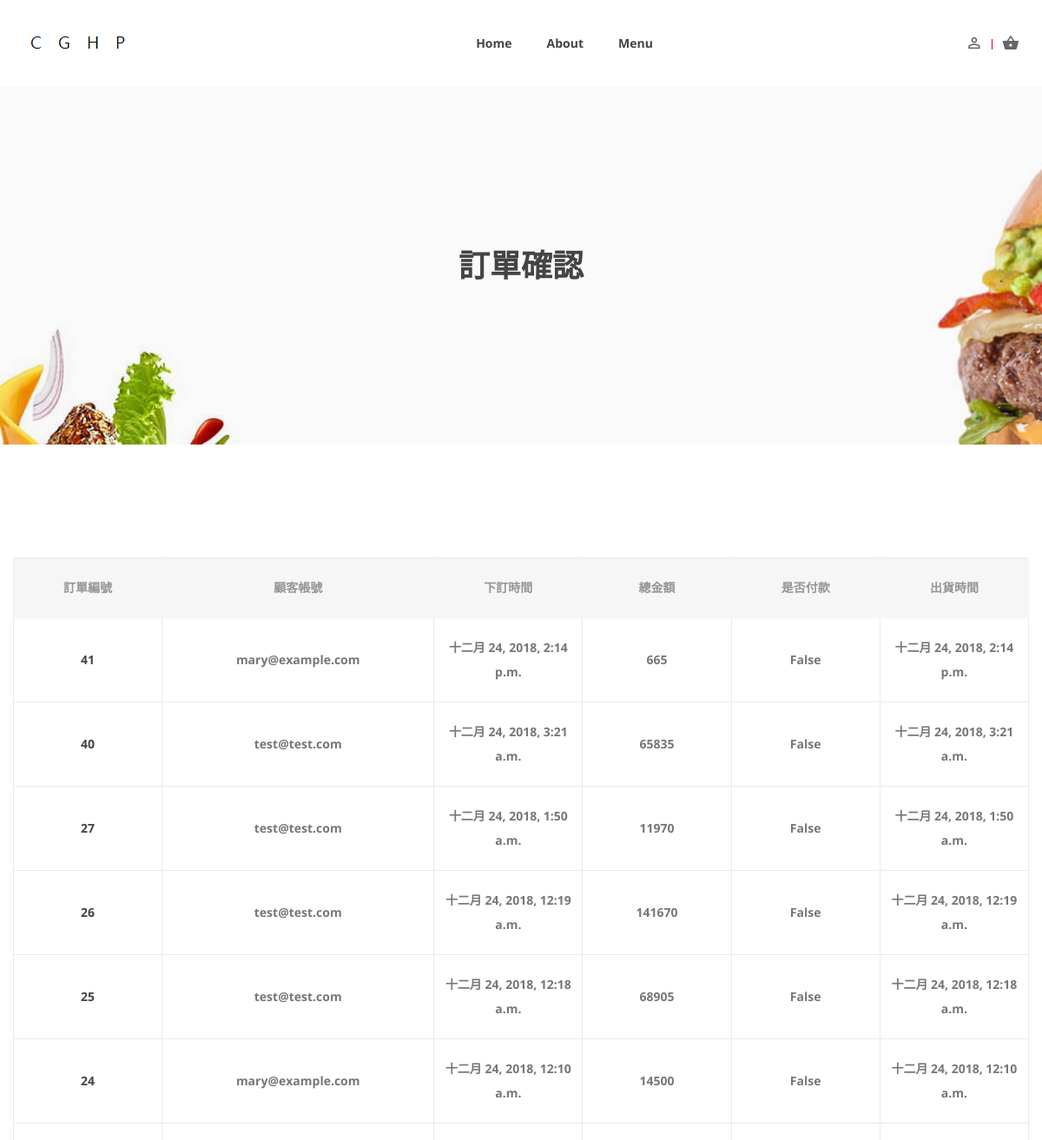
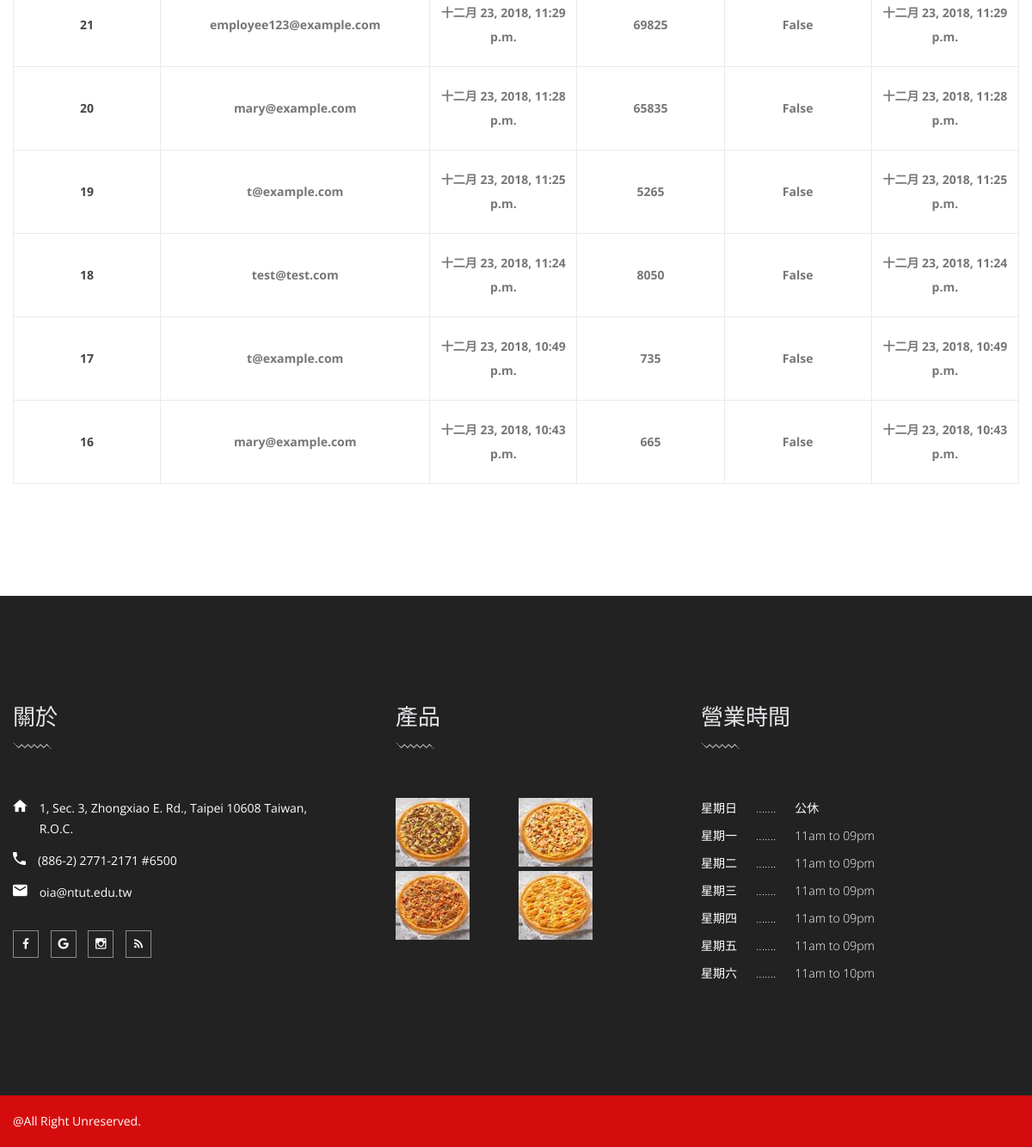
Page /checkorder/ (signed in) on the committed database (2 pictures, top to bottom).
### SOS/models.py (models this page shows, shortened)
class Order(models.Model):
    order_no = models.AutoField(
        verbose_name='訂單編號', null=False, primary_key=True)
    member_id = models.ForeignKey(
        Member, verbose_name='會員編號', on_delete=models.CASCADE, null=False) # 哪一個 會員 產生的訂單
    ordered_date = models.DateTimeField(
        verbose_name='訂單產生時間', auto_now_add=True, null=False)
    updated = models.DateTimeField(auto_now=True)
    paid = models.BooleanField(default=False) # 若為 true 代表 尚未出貨
    shipped_date = models.DateTimeField(
        verbose_name='實際出貨時間', default=timezone.now)
    isFreeShipping = models.BooleanField(default=False, verbose_name='是否免運', editable=False)
    discountRate = models.DecimalField(
        max_digits=3, decimal_places=2, default=1, null=False, verbose_name='折扣',editable=False)
    class Meta:
        ordering = ['-ordered_date',]
    def get_total_cost(self):
        return sum(item.get_cost() for item in self.items.all())

class OrderItem(models.Model):
    order = models.ForeignKey(Order, related_name='items', on_delete=models.CASCADE)
    pizza = models.ForeignKey(Pizza, related_name='order_items', on_delete=models.CASCADE)
    price = models.DecimalField(max_digits=10, decimal_places=0)
    quantity = models.PositiveIntegerField(default=1)
    def get_cost(self):
        return self.price * self.quantity

### MCS/models.py (models this page shows, shortened)
class Member(models.Model):
    user_id = models.OneToOneField(
        CustomUser, verbose_name='會員的使用者編號', on_delete=models.CASCADE, null=False, related_name='Member')
    member_id = models.UUIDField(
        verbose_name='會員編號', null=False, primary_key=True,
        default=uuid.uuid4, editable=False)
    def __str__(self):
        return self.user_id.email

class CustomUser(AbstractUser):
    GENDER_FEMALE = 'F'
    GENDER_MALE = 'M'
    GENDER_IN_USER_CHOICES = ((GENDER_FEMALE, '女'), (GENDER_MALE, '男'),)
    id_TW = models.CharField(
        verbose_name='在台灣的身分證號碼', max_length=10, null=False, unique=True,
        validators=[RegexValidator(r'^[A-Z]{1}[1-2]{1}[0-9]{8}$')])
    phone_number = models.CharField(
        verbose_name='使用者電話號碼', max_length=15, null=False, default='',
        validators=[RegexValidator(r'^[0-9+()-]+$')])
    address = models.CharField(
        verbose_name='使用者住址', max_length=80, null=False, default='')
    age = models.PositiveIntegerField(
        verbose_name='使用者年齡', blank=True, default=0)
    gender = models.CharField(
        verbose_name='使用者性別', max_length=1, choices=GENDER_IN_USER_CHOICES, null=False, default=GENDER_MALE)
    discount = models.DecimalField(
        verbose_name='使用者折扣', max_digits=3, decimal_places=2, null=False, default=1.00,
        validators=[MinValueValidator(0, '0<=使用者折扣<=1'), MaxValueValidator(1, '0<=使用者折扣<=1')])
    username = None
    email = models.EmailField(_('email address'), primary_key=True)
    last_name = models.CharField(verbose_name='姓', max_length=4, null=False, default='')
    first_name = models.CharField(verbose_name='名', max_length=8, null=False, default='')
    USERNAME_FIELD = 'email'
    REQUIRED_FIELDS = []
    objects = CustomUserManager()

### FSMS/views.py (the view)
# urls.py: path('', check_order, name='check_order'),
def check_order(request):
    total_order = Order.objects.all()
    total_orderitem = OrderItem.objects.all()
    return render(request,'checkorder_detail.html',locals())

### SCS/context_processors.py (called while the page is built)
def cart(request):
    return {'cart': Cart(request)}

### templates/checkorder_detail.html (shortened to what this page needs)
{% extends 'base.html' %}
{% load static %}
{% load starsCount %}
{% block content %}
<div class="ht__bradcaump__area bg-image--18">
    <div class="ht__bradcaump__wrap d-flex align-items-center">
        <div class="container">
            <div class="row">
                <div class="col-lg-12 col-md-12 col-sm-12">
                    <div class="bradcaump__inner text-center">
                        <h2 class="bradcaump-title">訂單確認</h2>
                    </div>
                </div>
            </div>
        </div>
    </div>
</div>
<div class="cart-main-area section-padding--lg bg--white">
    <div class="container">
        <div class="row">
            <div class="col-md-12 col-sm-12 ol-lg-12">
                <div class="table-content table-responsive">
                    <table class='cart'>
                        <thead>
                            <tr class="title-top">
                                <th class="product-subtotal">訂單編號</th>
                                <th class="product-subtotal">顧客帳號</th>
                                <th class="product-subtotal">下訂時間</th>
                                <th class="product-subtotal">總金額</th>
                                <th class="product-subtotal">是否付款</th>
                                <th class="product-subtotal">出貨時間</th>
                            </tr>
                        </thead>
                        <tbody>
                            {% for order in total_order %}
                            <tr>
                                <td class="product-subtotal"><a href="{% url 'order_detail' order.order_no %}">
                                        {{ order.order_no }}</a></td>
                                <td class="product-subtotal">{{ order.member_id }}</td>
                                <td class="product-subtotal">{{ order.ordered_date }}</td>
                                <td class="product-subtotal">{{ order.get_total_cost }}</td>
                                <td class="product-subtotal">{{ order.paid }}</td>
                                <td class="product-subtotal">{{ order.shipped_date }}</td>
                            </tr>
                            {% empty %}
                            <h2>目前沒有訂單！</h2>
                            {% endfor %}
                        </tbody>
                    </table>
                </div>
            </div>
        </div>
    </div>
</div>
{% endblock %}

### rows in the picture
Order: order_no "41", member_id "mary@example.com", ordered_date "十二月 24, 2018, 2:14 p.m.", get_total_cost "665", paid "False", shipped_date "十二月 24, 2018, 2:14 p.m."
Order: order_no "40", member_id "test@test.com", ordered_date "十二月 24, 2018, 3:21 a.m.", get_total_cost "65835", paid "False", shipped_date "十二月 24, 2018, 3:21 a.m."
Order: order_no "27", member_id "test@test.com", ordered_date "十二月 24, 2018, 1:50 a.m.", get_total_cost "11970", paid "False", shipped_date "十二月 24, 2018, 1:50 a.m."
Order: order_no "26", member_id "test@test.com", ordered_date "十二月 24, 2018, 12:19 a.m.", get_total_cost "141670", paid "False", shipped_date "十二月 24, 2018, 12:19 a.m."
Order: order_no "25", member_id "test@test.com", ordered_date "十二月 24, 2018, 12:18 a.m.", get_total_cost "68905", paid "False", shipped_date "十二月 24, 2018, 12:18 a.m."
Order: order_no "24", member_id "mary@example.com", ordered_date "十二月 24, 2018, 12:10 a.m.", get_total_cost "14500", paid "False", shipped_date "十二月 24, 2018, 12:10 a.m."
Order: order_no "21", member_id "employee123@example.com", ordered_date "十二月 23, 2018, 11:29 p.m.", get_total_cost "69825", paid "False", shipped_date "十二月 23, 2018, 11:29 p.m."
Order: order_no "20", member_id "mary@example.com", ordered_date "十二月 23, 2018, 11:28 p.m.", get_total_cost "65835", paid "False", shipped_date "十二月 23, 2018, 11:28 p.m."
Order: order_no "19", member_id "t@example.com", ordered_date "十二月 23, 2018, 11:25 p.m.", get_total_cost "5265", paid "False", shipped_date "十二月 23, 2018, 11:25 p.m."
Order: order_no "18", member_id "test@test.com", ordered_date "十二月 23, 2018, 11:24 p.m.", get_total_cost "8050", paid "False", shipped_date "十二月 23, 2018, 11:24 p.m."
Order: order_no "17", member_id "t@example.com", ordered_date "十二月 23, 2018, 10:49 p.m.", get_total_cost "735", paid "False", shipped_date "十二月 23, 2018, 10:49 p.m."
Order: order_no "16", member_id "mary@example.com", ordered_date "十二月 23, 2018, 10:43 p.m.", get_total_cost "665", paid "False", shipped_date "十二月 23, 2018, 10:43 p.m."
